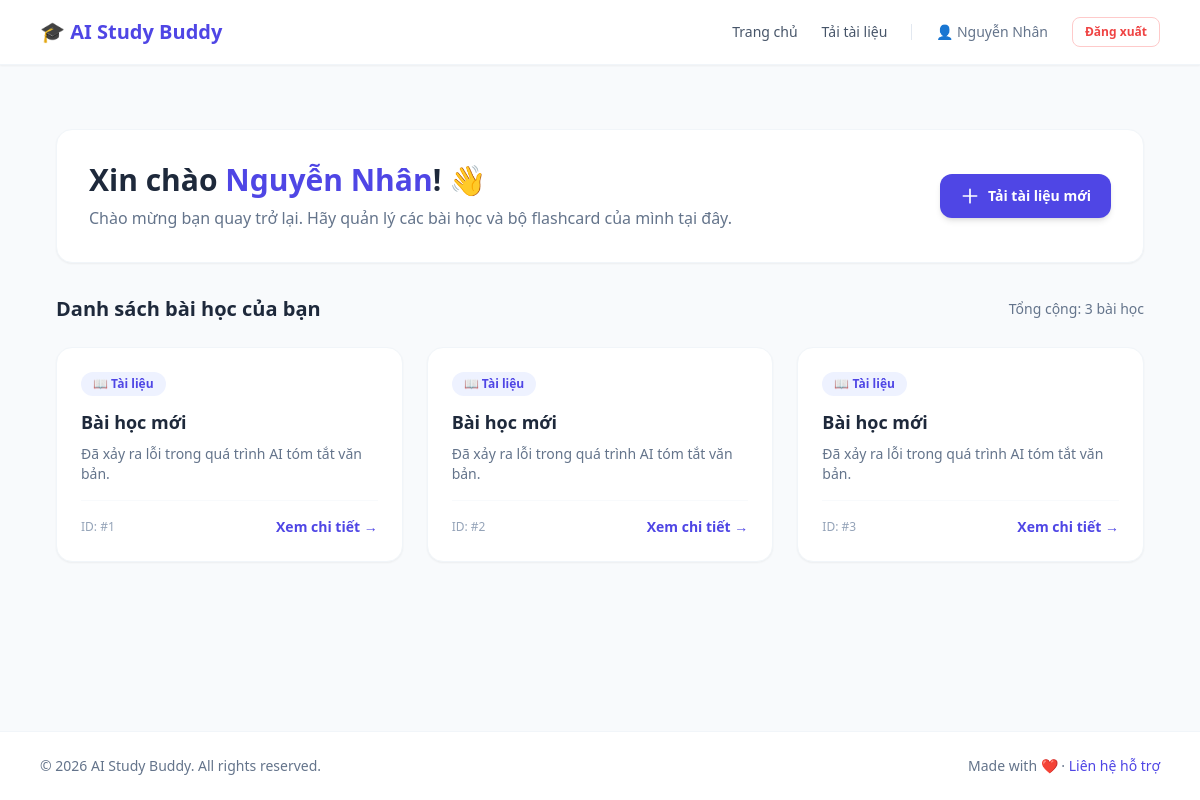
Page /dashboard (signed in) on the earlier database version.
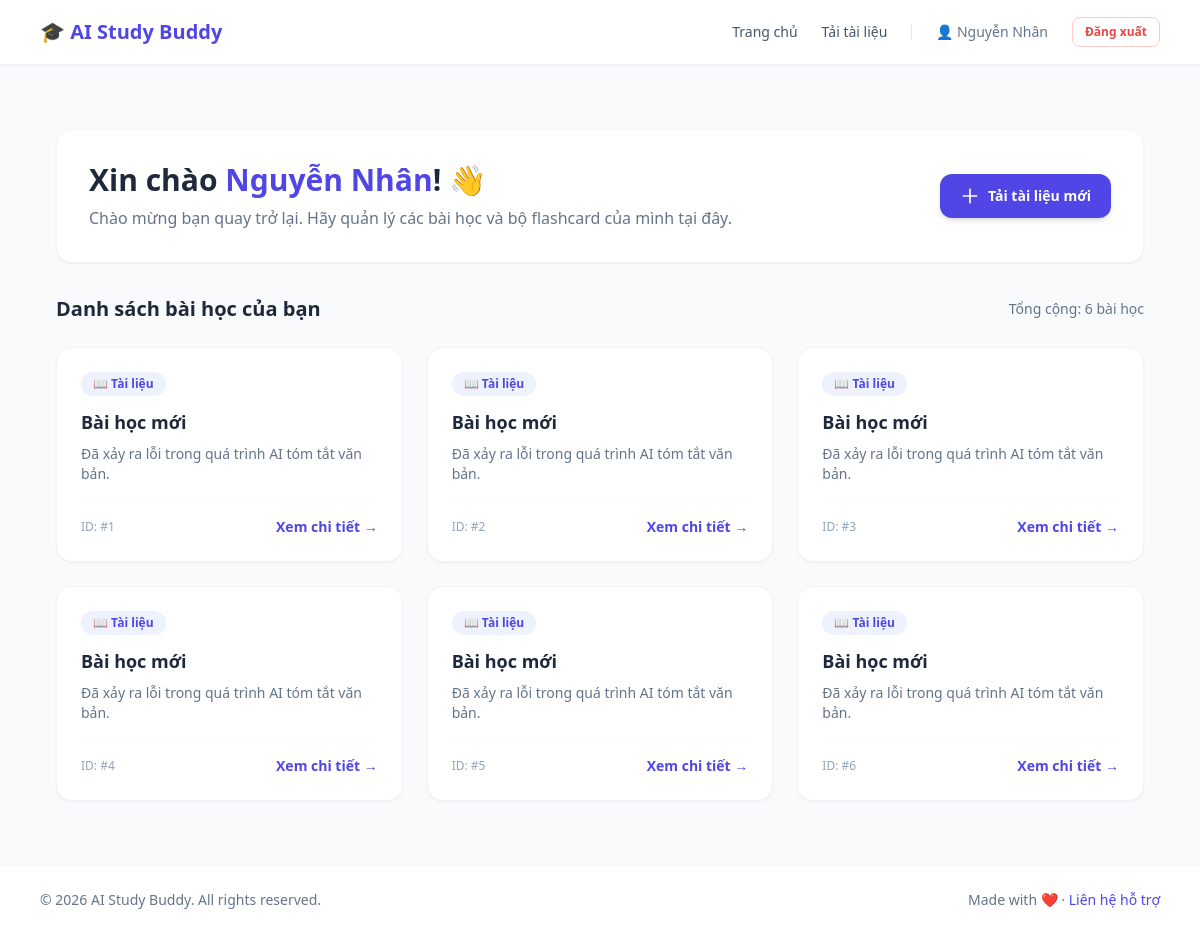
Same page on the later database version.
### app.py (models this page shows)
class Document(db.Model):
    id = db.Column(db.Integer, primary_key=True)
    title = db.Column(db.String(200), nullable=False)
    original_text = db.Column(db.Text, nullable=False)
    summary_text = db.Column(db.Text)
    user_id = db.Column(db.Integer, db.ForeignKey('user.id'), nullable=False)
    flashcards = db.relationship('Flashcard', backref='document', lazy=True)

### app.py (the view)
@app.route('/dashboard')
def dashboard():
    if 'user_id' not in session:
        flash("Vui lòng đăng nhập để truy cập trang chủ!", "warning")
        return redirect(url_for('login'))
    user_docs = Document.query.filter_by(user_id=session['user_id']).all()
    return render_template('dashboard.html', documents=user_docs)

### templates/dashboard.html (shortened to what this page needs)
{% extends 'base.html' %}
{% block content %}
<div class="max-w-6xl mx-auto px-4 py-8">
    <div class="bg-white rounded-2xl p-8 shadow-sm border border-slate-100 mb-8 flex items-center justify-between">
        <div>
            <h1 class="text-3xl font-bold text-slate-800">
                Xin chào <span class="text-indigo-600">{{ session.get('username', 'Bạn') }}</span>! 👋
            </h1>
            <p class="text-slate-500 mt-2">
                Chào mừng bạn quay trở lại. Hãy quản lý các bài học và bộ flashcard của mình tại đây.
            </p>
        </div>
        <a href="{{ url_for('upload_doc') }}"
           class="inline-flex items-center px-5 py-3 bg-indigo-600 hover:bg-indigo-700 text-white text-sm font-semibold rounded-xl shadow-md transition duration-200 gap-2">
            <svg class="w-5 h-5" fill="none" stroke="currentColor" viewBox="0 0 24 24">
                <path stroke-linecap="round" stroke-linejoin="round" stroke-width="2" d="M12 4v16m8-8H4"></path>
            </svg>
            Tải tài liệu mới
        </a>
    </div>
    <div class="mb-6 flex items-center justify-between">
        <h2 class="text-xl font-bold text-slate-800">Danh sách bài học của bạn</h2>
        {% if documents %}
            <span class="text-sm font-medium text-slate-500">Tổng cộng: {{ documents|length }} bài học</span>
        {% endif %}
    </div>
    {% if documents %}
        <div class="grid grid-cols-1 md:grid-cols-2 lg:grid-cols-3 gap-6">
            {% for doc in documents %}
                <div class="bg-white rounded-2xl p-6 border border-slate-100 shadow-sm hover:shadow-md transition duration-200 flex flex-col justify-between">
                    <div>
                        <div class="flex items-center gap-2 text-xs font-semibold text-indigo-600 bg-indigo-50 w-fit px-3 py-1 rounded-full mb-3">
                            📖 Tài liệu
                        </div>
                        <h3 class="font-bold text-slate-800 text-lg mb-2 line-clamp-1">{{ doc.title }}</h3>
                        <p class="text-slate-500 text-sm line-clamp-3 mb-4">
                            {{ doc.summary_text or doc.original_text }}
                        </p>
                    </div>
                    <div class="pt-4 border-t border-slate-50 flex items-center justify-between">
                        <span class="text-xs text-slate-400">ID: #{{ doc.id }}</span>
                        <a href="#" class="text-indigo-600 hover:text-indigo-800 text-sm font-semibold inline-flex items-center gap-1">
                            Xem chi tiết &rarr;
                        </a>
                    </div>
                </div>
            {% endfor %}
        </div>
    {% endif %}
</div>
{% endblock %}

### templates/base.html (shortened to what this page needs)
<!DOCTYPE html>
<html lang="vi">
<head>
  <script src="https://cdn.tailwindcss.com"></script>
</head>
<body class="min-h-screen bg-slate-50 text-slate-900 flex flex-col justify-between">
  <header class="bg-white border-b border-slate-100 sticky top-0 z-50 shadow-sm">
    <div class="max-w-6xl mx-auto px-4 h-16 flex items-center justify-between">
      <a href="{{ url_for('dashboard') if session.get('user_id') else url_for('index') }}" class="font-bold text-xl text-indigo-600 flex items-center gap-2">
        🎓 AI Study Buddy
      </a>
      <div class="flex items-center gap-6">
        {% if session.get('user_id') %}
          <a href="{{ url_for('dashboard') }}"
             class="text-slate-600 hover:text-indigo-600 font-medium text-sm transition">
            Trang chủ
          </a>
          <a href="{{ url_for('upload_doc') }}"
             class="text-slate-600 hover:text-indigo-600 font-medium text-sm transition">
            Tải tài liệu
          </a>
          <span class="text-sm text-slate-500 font-medium">
            👤 {{ session.get('username') }}
          </span>
          <a href="{{ url_for('logout') }}"
             class="text-xs text-red-500 hover:text-red-700 font-semibold border border-red-200 px-3 py-1.5 rounded-lg hover:bg-red-50 transition">
            Đăng xuất
          </a>
        {% endif %}
      </div>
    </div>
  </header>
  <main class="max-w-6xl mx-auto px-4 py-8 flex-grow w-full">
    {% block content %}{% endblock %}
  </main>
  <footer class="bg-white border-t border-slate-100 mt-auto">
    <div class="max-w-6xl mx-auto px-4 py-6 text-sm text-slate-500 flex flex-col md:flex-row justify-between items-center gap-4">
      <div>© 2026 AI Study Buddy. All rights reserved.</div>
      <div>Made with ❤️ · <a href="#contact" class="hover:underline text-indigo-600">Liên hệ hỗ trợ</a></div>
    </div>
  </footer>
</body>
</html>

Differences in the rows shown:
added Document: title "Bài học mới", summary_text "Đã xảy ra lỗi trong quá trình AI tóm tắt văn bản.", id "4"
added Document: title "Bài học mới", summary_text "Đã xảy ra lỗi trong quá trình AI tóm tắt văn bản.", id "5"
added Document: title "Bài học mới", summary_text "Đã xảy ra lỗi trong quá trình AI tóm tắt văn bản.", id "6"
Other differences:
{{ documents|length }}: "3" → "6"
